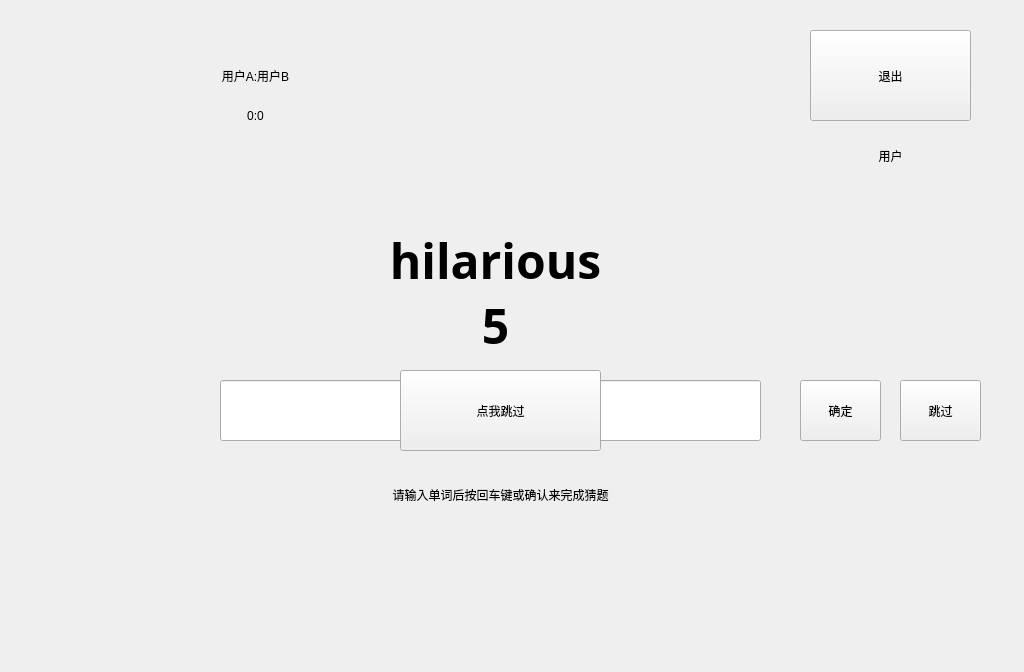
<?xml version="1.0" encoding="UTF-8"?>
<ui version="4.0">
 <class>online</class>
 <widget class="QWidget" name="online">
  <property name="geometry">
   <rect>
    <x>0</x>
    <y>0</y>
    <width>1024</width>
    <height>672</height>
   </rect>
  </property>
  <property name="windowTitle">
   <string>Form</string>
  </property>
  <widget class="QLineEdit" name="input">
   <property name="geometry">
    <rect>
     <x>220</x>
     <y>380</y>
     <width>541</width>
     <height>61</height>
    </rect>
   </property>
   <property name="styleSheet">
    <string notr="true">font: 20pt &quot;黑体&quot;;</string>
   </property>
   <property name="text">
    <string/>
   </property>
  </widget>
  <widget class="QLabel" name="tips">
   <property name="geometry">
    <rect>
     <x>250</x>
     <y>460</y>
     <width>501</width>
     <height>71</height>
    </rect>
   </property>
   <property name="styleSheet">
    <string notr="true">font: 16pt &quot;黑体&quot;;</string>
   </property>
   <property name="text">
    <string>&lt;html&gt;&lt;head/&gt;&lt;body&gt;&lt;p align=&quot;center&quot;&gt;请输入单词后按回车键或确认来完成猜题&lt;/p&gt;&lt;/body&gt;&lt;/html&gt;</string>
   </property>
  </widget>
  <widget class="QPushButton" name="B_confirm">
   <property name="geometry">
    <rect>
     <x>800</x>
     <y>380</y>
     <width>81</width>
     <height>61</height>
    </rect>
   </property>
   <property name="styleSheet">
    <string notr="true">font: 16pt &quot;黑体&quot;;</string>
   </property>
   <property name="text">
    <string>确定</string>
   </property>
  </widget>
  <widget class="QLabel" name="l_twoname">
   <property name="geometry">
    <rect>
     <x>50</x>
     <y>60</y>
     <width>411</width>
     <height>31</height>
    </rect>
   </property>
   <property name="styleSheet">
    <string notr="true">font: 16pt &quot;黑体&quot;;</string>
   </property>
   <property name="text">
    <string>用户A:用户B</string>
   </property>
   <property name="alignment">
    <set>Qt::AlignCenter</set>
   </property>
  </widget>
  <widget class="QPushButton" name="B_start">
   <property name="geometry">
    <rect>
     <x>810</x>
     <y>30</y>
     <width>161</width>
     <height>91</height>
    </rect>
   </property>
   <property name="styleSheet">
    <string notr="true">font: 16pt &quot;黑体&quot;;</string>
   </property>
   <property name="text">
    <string>退出</string>
   </property>
  </widget>
  <widget class="QLabel" name="l_word">
   <property name="geometry">
    <rect>
     <x>210</x>
     <y>210</y>
     <width>571</width>
     <height>101</height>
    </rect>
   </property>
   <property name="font">
    <font>
     <family>Eras Demi ITC</family>
     <pointsize>36</pointsize>
     <weight>50</weight>
     <italic>false</italic>
     <bold>false</bold>
    </font>
   </property>
   <property name="styleSheet">
    <string notr="true">font: 36pt &quot;Eras Demi ITC&quot;;</string>
   </property>
   <property name="text">
    <string>&lt;html&gt;&lt;head/&gt;&lt;body&gt;&lt;p align=&quot;center&quot;&gt;&lt;span style=&quot; font-weight:600;&quot;&gt;hilarious&lt;/span&gt;&lt;/p&gt;&lt;/body&gt;&lt;/html&gt;</string>
   </property>
   <property name="alignment">
    <set>Qt::AlignCenter</set>
   </property>
  </widget>
  <widget class="QLabel" name="l_worddis">
   <property name="geometry">
    <rect>
     <x>390</x>
     <y>290</y>
     <width>211</width>
     <height>71</height>
    </rect>
   </property>
   <property name="font">
    <font>
     <family>Eras Demi ITC</family>
     <pointsize>36</pointsize>
     <weight>50</weight>
     <italic>false</italic>
     <bold>false</bold>
    </font>
   </property>
   <property name="styleSheet">
    <string notr="true">font: 36pt &quot;Eras Demi ITC&quot;;</string>
   </property>
   <property name="text">
    <string>&lt;html&gt;&lt;head/&gt;&lt;body&gt;&lt;p align=&quot;center&quot;&gt;&lt;span style=&quot; font-weight:600;&quot;&gt;5&lt;/span&gt;&lt;/p&gt;&lt;/body&gt;&lt;/html&gt;</string>
   </property>
   <property name="alignment">
    <set>Qt::AlignCenter</set>
   </property>
  </widget>
  <widget class="QPushButton" name="B_skip">
   <property name="geometry">
    <rect>
     <x>900</x>
     <y>380</y>
     <width>81</width>
     <height>61</height>
    </rect>
   </property>
   <property name="styleSheet">
    <string notr="true">font: 16pt &quot;黑体&quot;;</string>
   </property>
   <property name="text">
    <string>跳过</string>
   </property>
  </widget>
  <widget class="QPushButton" name="tips_skip">
   <property name="geometry">
    <rect>
     <x>400</x>
     <y>370</y>
     <width>201</width>
     <height>81</height>
    </rect>
   </property>
   <property name="styleSheet">
    <string notr="true">font: 16pt &quot;黑体&quot;;</string>
   </property>
   <property name="text">
    <string>点我跳过</string>
   </property>
  </widget>
  <widget class="QLabel" name="l_twipoint">
   <property name="geometry">
    <rect>
     <x>50</x>
     <y>100</y>
     <width>411</width>
     <height>31</height>
    </rect>
   </property>
   <property name="styleSheet">
    <string notr="true">font: 16pt &quot;黑体&quot;;</string>
   </property>
   <property name="text">
    <string>0:0</string>
   </property>
   <property name="alignment">
    <set>Qt::AlignCenter</set>
   </property>
  </widget>
  <widget class="QLabel" name="l_username">
   <property name="geometry">
    <rect>
     <x>800</x>
     <y>140</y>
     <width>181</width>
     <height>31</height>
    </rect>
   </property>
   <property name="styleSheet">
    <string notr="true">font: 16pt &quot;黑体&quot;;</string>
   </property>
   <property name="text">
    <string>用户</string>
   </property>
   <property name="alignment">
    <set>Qt::AlignCenter</set>
   </property>
  </widget>
 </widget>
 <resources/>
 <connections/>
</ui>
